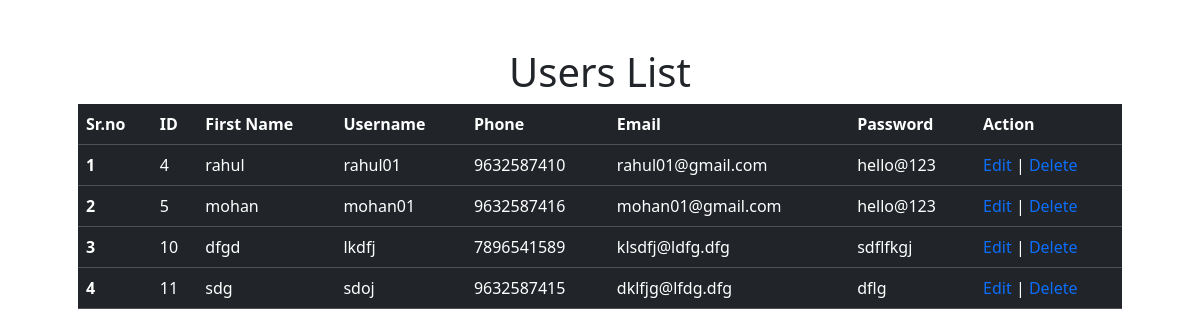
The page /users-list/ on the database as committed earlier.
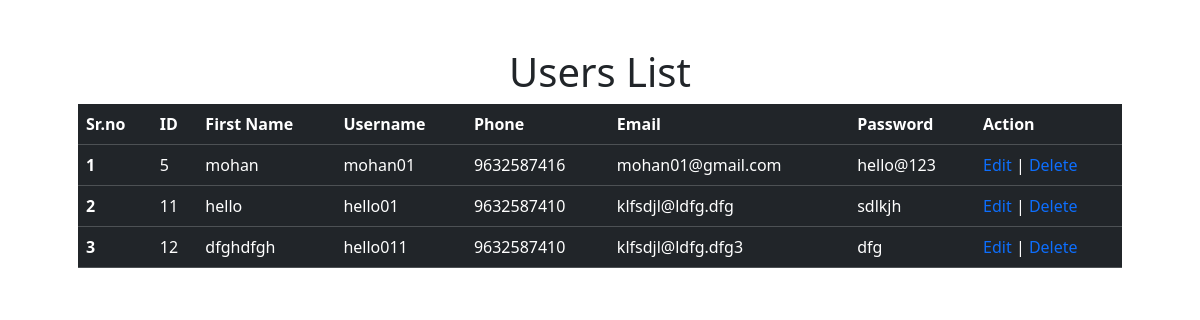
The same page on the database as committed later.
### form_validation/models.py (models this page shows)
class User(models.Model):
    first_name = models.CharField(max_length=50)
    username = models.CharField(max_length=50, unique=True, blank=False, null=False)
    phone = models.CharField(max_length=10, blank=True, null=True)
    email = models.CharField(max_length=50, unique=True, null=False, blank=False)
    password = models.CharField(max_length=50, null=False, blank=False)

### form_validation/views.py (the view)
# urls.py: path('users-list/', views.users_list, name="users_list"),
def users_list(request):
    all_users = User.objects.all()
    return render(request, "validations/users-list.html", context={"users": all_users})

### form_validation/templates/validations/users-list.html (shortened to what this page needs)
<!DOCTYPE html>
<html lang="en">
<head>
    <link href="https://cdn.jsdelivr.net/npm/bootstrap@5.3.2/dist/css/bootstrap.min.css" rel="stylesheet"
>
</head>
<body>
<div class="container p-5">
    <h1 class="text-center">Users List</h1>
    <table class="table table-dark table-hover">
        <thead>
        <tr>
            <th>Sr.no</th>
            <th>ID</th>
            <th>First Name</th>
            <th>Username</th>
            <th>Phone</th>
            <th>Email</th>
            <th>Password</th>
            <th>Action</th>
        </tr>
        </thead>
        <tbody>
        {% for user in users %}
            <tr>
                <th scope="row">{{ forloop.counter }}</th>
                <td>{{ user.id }}</td>
                <td>{{ user.first_name }}</td>
                <td>{{ user.username }}</td>
                <td>{{ user.phone }}</td>
                <td>{{ user.email }}</td>
                <td>{{ user.password }}</td>
                <td>
                    <a href="{% url 'update_user' user.id %}" class="text-decoration-none">Edit</a>
                    |
                    <a href="{% url 'users_list' user.id %}" class="text-decoration-none">Delete</a>
                </td>
            </tr>
        {% endfor %}
        </tbody>
    </table>
</div>
</body>
</html>

Rows that differ between the two databases and show on the page:
removed User: id "4", first_name "rahul", username "rahul01", phone "9632587410", email "rahul01@gmail.com", password "hello@123"
removed User: id "10", first_name "dfgd", username "lkdfj", phone "7896541589", email "klsdfj@ldfg.dfg", password "sdflfkgj"
changed User id 11: first_name "sdg" → "hello"; username "sdoj" → "hello01"; phone "9632587415" → "9632587410"; email "dklfjg@lfdg.dfg" → "klfsdjl@ldfg.dfg"; password "dflg" → "sdlkjh"
added User: id "12", first_name "dfghdfgh", username "hello011", phone "9632587410", email "klfsdjl@ldfg.dfg3", password "dfg"
